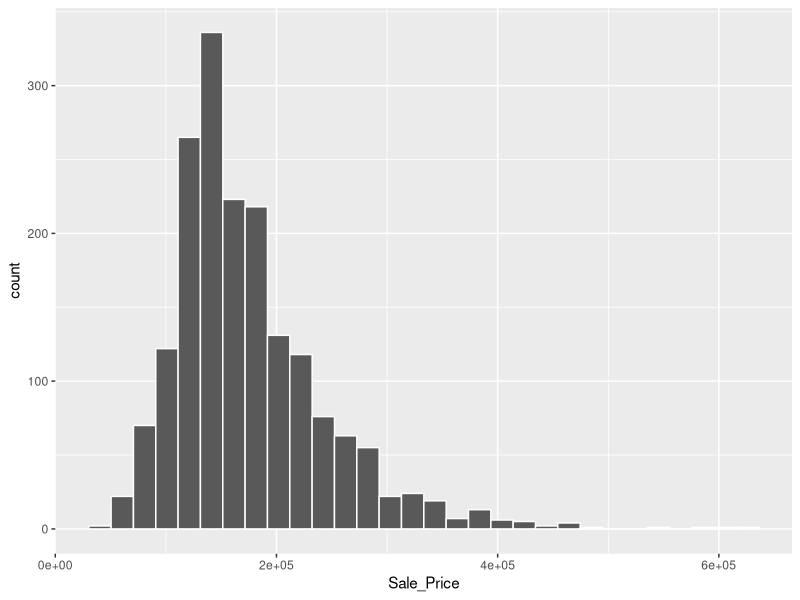
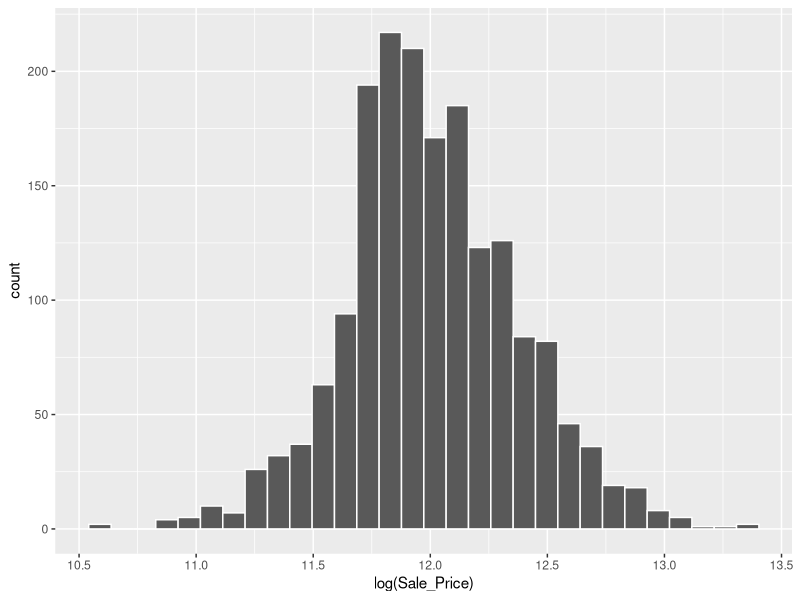
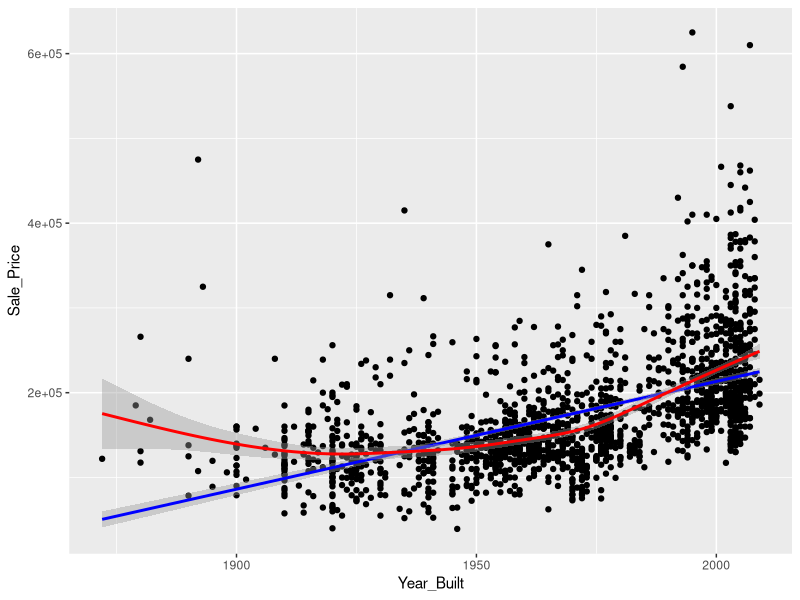
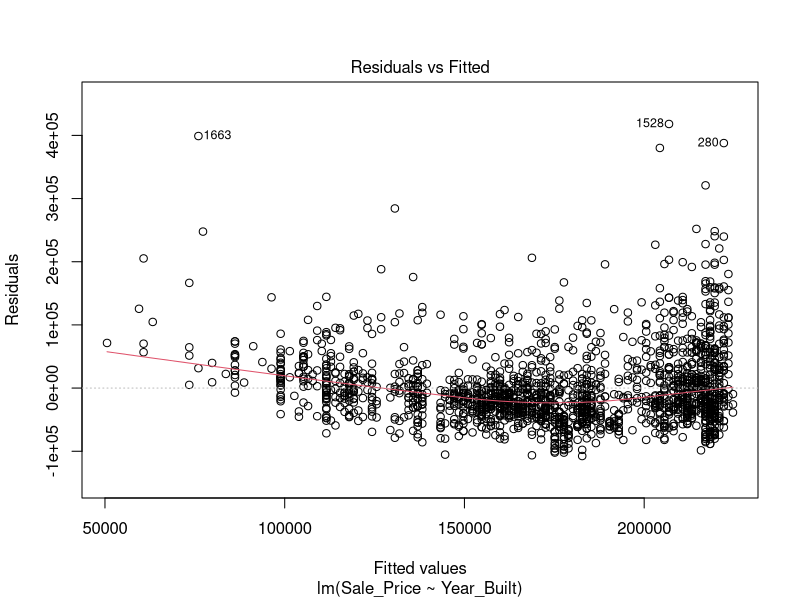
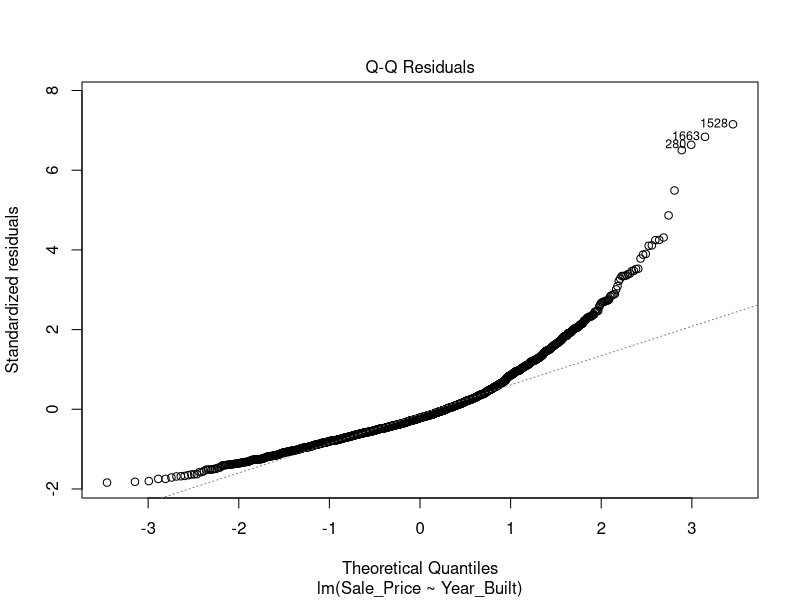
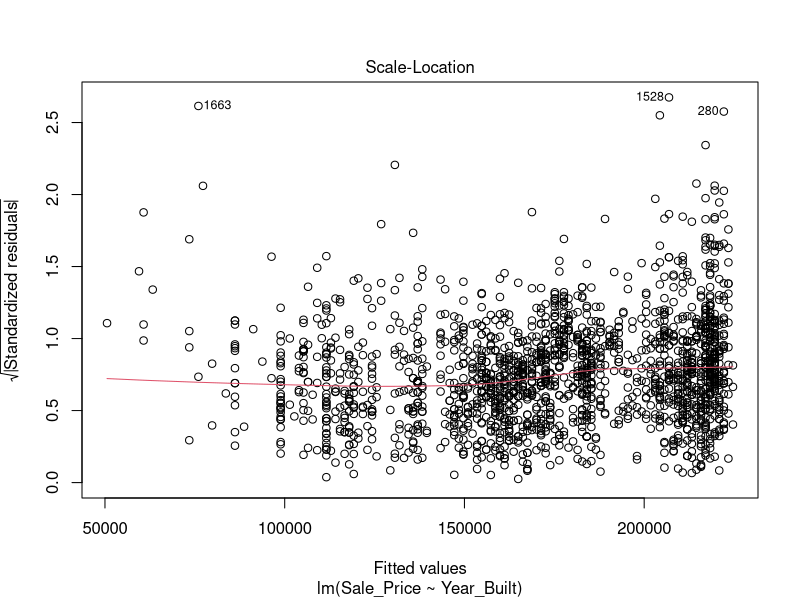
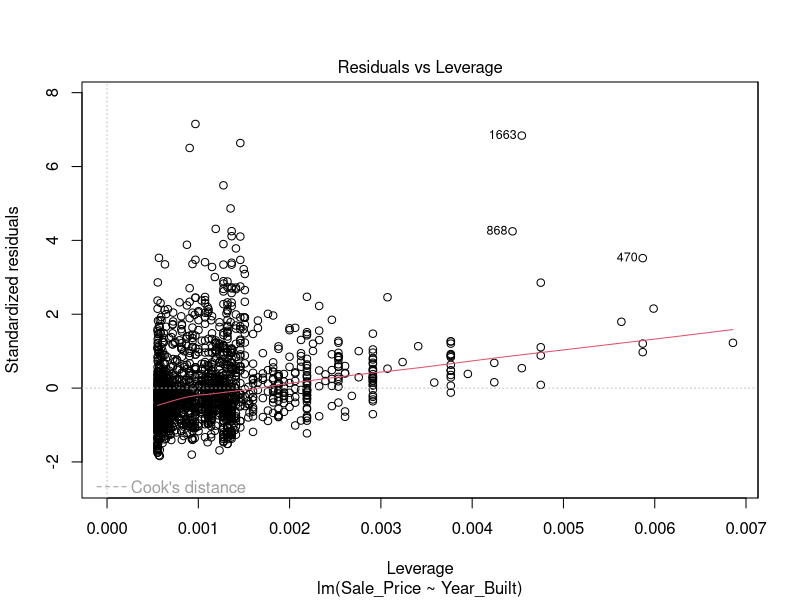
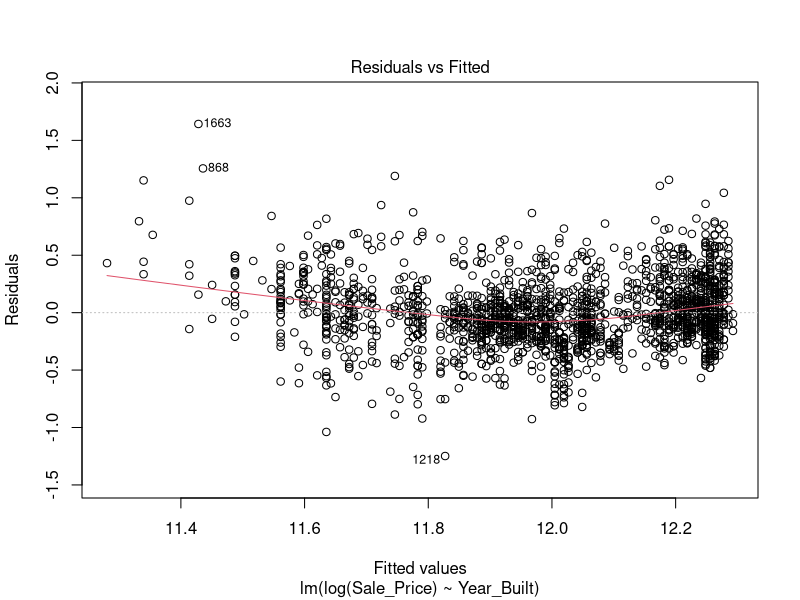

These figures' R source, in order:
## ---- chunk 1
knitr::opts_chunk$set(echo = TRUE)
library(tidyverse)
## ---- chunk 2
house<-read_csv("house_train.csv")
## ---- chunk 3
ggplot(house, aes(x = Sale_Price))+geom_histogram(color  = "white")

ggplot(house, aes(x = log(Sale_Price)))+geom_histogram(color  = "white")
## ---- chunk 4
ggplot(data = house, aes(x = Year_Built, y = Sale_Price))+geom_point()+geom_smooth(method = "lm", color = "blue")+geom_smooth(color = "red")
## ---- chunk 5
simple_mod <- lm(Sale_Price ~ Year_Built, data = house)
plot(simple_mod)

simple_log_mod <- lm(log(Sale_Price)~ Year_Built, data = house)
plot(simple_log_mod)

simple_q_mod <- lm( Sale_Price ~ poly(Year_Built, degree = 2), data = house)
plot(simple_q_mod)
## ---- chunk 6
#This function performs data processing. Anything you do to the training set must be repeated on the test set.
# I will apply this function to the test and training data

FirstName_LastName_processing <- function(my_data){
  library(tidyverse) ## Load whatever packages you need
  processed_data <- my_data %>% mutate(Sale_Price = Sale_Price) ## Include all relevant processing steps. The included step is just a placeholder example
  processed_data ## returns the processed data as output
}
## ---- chunk 7
#This function creates your linear model. I will apply it to the results of FirstName_LastName_processing(house_train)

FirstName_LastName_model <- function(training_data){ 
  library(tidyverse)     ## Load whatever packages you need
  my_mod <- lm(Sale_Price ~ 1, data = training_data)    ## Create your model. Replace 1 with your actual model formula. Do not replace "training_data"
  my_mod      ##return your model as output
}
## ---- chunk 8
# This function makes predictions for the Sale_Price of houses. 
# I will apply it to the results of FirstName_LastName_processing(house_test) and FirstName_LastName_model(house_train)
# If you performed any transformations on the response variable, you must transform the predicted values back into Sale_Price

FirstName_LastName_predictions <- function(model, test_data){ 
  library(tidyverse)     ## Load whatever packages you need
  my_preds <- predict(model, test_data)   ## Make predictions based on your model. Don't change this line.
  my_preds<- my_preds*1 ## Transform your model predictions back to the original units for Sale_Price, if necessary
  my_preds      ##return your predictions as output
}
